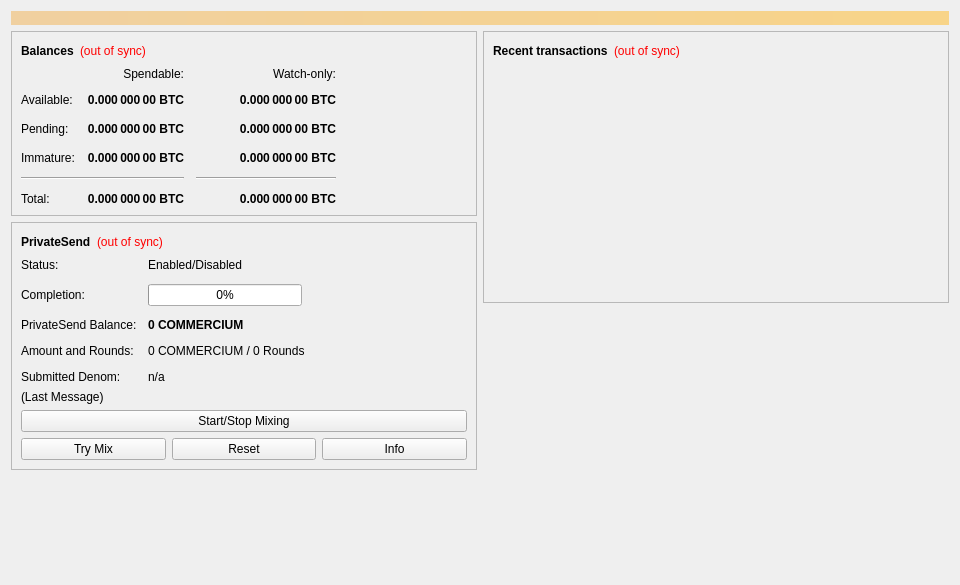
<?xml version="1.0" encoding="UTF-8"?>
<ui version="4.0">
 <class>OverviewPage</class>
 <widget class="QWidget" name="OverviewPage">
  <property name="geometry">
   <rect>
    <x>0</x>
    <y>0</y>
    <width>960</width>
    <height>585</height>
   </rect>
  </property>
  <property name="minimumSize">
   <size>
    <width>960</width>
    <height>0</height>
   </size>
  </property>
  <property name="windowTitle">
   <string>Form</string>
  </property>
  <layout class="QVBoxLayout" name="topLayout">
   <item>
    <widget class="QLabel" name="labelAlerts">
     <property name="visible">
      <bool>false</bool>
     </property>
     <property name="styleSheet">
      <string notr="true">QLabel { background-color: qlineargradient(x1: 0, y1: 0, x2: 1, y2: 0, stop:0 #F0D0A0, stop:1 #F8D488); color:#000000; }</string>
     </property>
     <property name="wordWrap">
      <bool>true</bool>
     </property>
     <property name="margin">
      <number>3</number>
     </property>
     <property name="textInteractionFlags">
      <set>Qt::TextSelectableByMouse</set>
     </property>
    </widget>
   </item>
   <item>
    <layout class="QHBoxLayout" name="horizontalLayout" stretch="1,1">
     <item>
      <layout class="QVBoxLayout" name="verticalLayout_2">
       <item>
        <widget class="QFrame" name="frame">
         <property name="frameShape">
          <enum>QFrame::StyledPanel</enum>
         </property>
         <property name="frameShadow">
          <enum>QFrame::Raised</enum>
         </property>
         <layout class="QVBoxLayout" name="verticalLayout_4">
          <item>
           <layout class="QHBoxLayout" name="horizontalLayout_4">
            <item>
             <widget class="QLabel" name="label_5">
              <property name="font">
               <font>
                <weight>75</weight>
                <bold>true</bold>
               </font>
              </property>
              <property name="text">
               <string>Balances</string>
              </property>
             </widget>
            </item>
            <item>
             <widget class="QLabel" name="labelWalletStatus">
              <property name="toolTip">
               <string>The displayed information may be out of date. Your wallet automatically synchronizes with the Commercium network after a connection is established, but this process has not completed yet.</string>
              </property>
              <property name="styleSheet">
               <string notr="true">QLabel { color: red; }</string>
              </property>
              <property name="text">
               <string notr="true">(out of sync)</string>
              </property>
              <property name="alignment">
               <set>Qt::AlignLeading|Qt::AlignLeft|Qt::AlignVCenter</set>
              </property>
             </widget>
            </item>
            <item>
             <spacer name="horizontalSpacer_3">
              <property name="orientation">
               <enum>Qt::Horizontal</enum>
              </property>
              <property name="sizeHint" stdset="0">
               <size>
                <width>40</width>
                <height>20</height>
               </size>
              </property>
             </spacer>
            </item>
           </layout>
          </item>
          <item>
           <layout class="QGridLayout" name="gridLayout">
            <property name="spacing">
             <number>12</number>
            </property>
            <item row="2" column="2">
             <widget class="QLabel" name="labelWatchPending">
              <property name="font">
               <font>
                <weight>75</weight>
                <bold>true</bold>
               </font>
              </property>
              <property name="cursor">
               <cursorShape>IBeamCursor</cursorShape>
              </property>
              <property name="toolTip">
               <string>Unconfirmed transactions to watch-only addresses</string>
              </property>
              <property name="text">
               <string notr="true">0.000 000 00 BTC</string>
              </property>
              <property name="alignment">
               <set>Qt::AlignRight|Qt::AlignTrailing|Qt::AlignVCenter</set>
              </property>
              <property name="textInteractionFlags">
               <set>Qt::LinksAccessibleByMouse|Qt::TextSelectableByKeyboard|Qt::TextSelectableByMouse</set>
              </property>
             </widget>
            </item>
            <item row="2" column="1">
             <widget class="QLabel" name="labelUnconfirmed">
              <property name="font">
               <font>
                <weight>75</weight>
                <bold>true</bold>
               </font>
              </property>
              <property name="cursor">
               <cursorShape>IBeamCursor</cursorShape>
              </property>
              <property name="toolTip">
               <string>Total of transactions that have yet to be confirmed, and do not yet count toward the spendable balance</string>
              </property>
              <property name="text">
               <string notr="true">0.000 000 00 BTC</string>
              </property>
              <property name="alignment">
               <set>Qt::AlignRight|Qt::AlignTrailing|Qt::AlignVCenter</set>
              </property>
              <property name="textInteractionFlags">
               <set>Qt::LinksAccessibleByMouse|Qt::TextSelectableByKeyboard|Qt::TextSelectableByMouse</set>
              </property>
             </widget>
            </item>
            <item row="3" column="2">
             <widget class="QLabel" name="labelWatchImmature">
              <property name="font">
               <font>
                <weight>75</weight>
                <bold>true</bold>
               </font>
              </property>
              <property name="cursor">
               <cursorShape>IBeamCursor</cursorShape>
              </property>
              <property name="toolTip">
               <string>Mined balance in watch-only addresses that has not yet matured</string>
              </property>
              <property name="text">
               <string notr="true">0.000 000 00 BTC</string>
              </property>
              <property name="alignment">
               <set>Qt::AlignRight|Qt::AlignTrailing|Qt::AlignVCenter</set>
              </property>
              <property name="textInteractionFlags">
               <set>Qt::LinksAccessibleByMouse|Qt::TextSelectableByKeyboard|Qt::TextSelectableByMouse</set>
              </property>
             </widget>
            </item>
            <item row="4" column="0" colspan="2">
             <widget class="Line" name="lineSpendableBalance">
              <property name="orientation">
               <enum>Qt::Horizontal</enum>
              </property>
             </widget>
            </item>
            <item row="4" column="2">
             <widget class="Line" name="lineWatchBalance">
              <property name="sizePolicy">
               <sizepolicy hsizetype="Preferred" vsizetype="Fixed">
                <horstretch>0</horstretch>
                <verstretch>0</verstretch>
               </sizepolicy>
              </property>
              <property name="minimumSize">
               <size>
                <width>140</width>
                <height>0</height>
               </size>
              </property>
              <property name="orientation">
               <enum>Qt::Horizontal</enum>
              </property>
             </widget>
            </item>
            <item row="5" column="0">
             <widget class="QLabel" name="labelTotalText">
              <property name="text">
               <string>Total:</string>
              </property>
             </widget>
            </item>
            <item row="3" column="1">
             <widget class="QLabel" name="labelImmature">
              <property name="font">
               <font>
                <weight>75</weight>
                <bold>true</bold>
               </font>
              </property>
              <property name="cursor">
               <cursorShape>IBeamCursor</cursorShape>
              </property>
              <property name="toolTip">
               <string>Mined balance that has not yet matured</string>
              </property>
              <property name="text">
               <string notr="true">0.000 000 00 BTC</string>
              </property>
              <property name="alignment">
               <set>Qt::AlignRight|Qt::AlignTrailing|Qt::AlignVCenter</set>
              </property>
              <property name="textInteractionFlags">
               <set>Qt::LinksAccessibleByMouse|Qt::TextSelectableByKeyboard|Qt::TextSelectableByMouse</set>
              </property>
             </widget>
            </item>
            <item row="2" column="3">
             <spacer name="horizontalSpacer_2">
              <property name="orientation">
               <enum>Qt::Horizontal</enum>
              </property>
              <property name="sizeHint" stdset="0">
               <size>
                <width>40</width>
                <height>20</height>
               </size>
              </property>
             </spacer>
            </item>
            <item row="3" column="0">
             <widget class="QLabel" name="labelImmatureText">
              <property name="text">
               <string>Immature:</string>
              </property>
             </widget>
            </item>
            <item row="5" column="1">
             <widget class="QLabel" name="labelTotal">
              <property name="font">
               <font>
                <weight>75</weight>
                <bold>true</bold>
               </font>
              </property>
              <property name="cursor">
               <cursorShape>IBeamCursor</cursorShape>
              </property>
              <property name="toolTip">
               <string>Your current total balance</string>
              </property>
              <property name="text">
               <string notr="true">0.000 000 00 BTC</string>
              </property>
              <property name="alignment">
               <set>Qt::AlignRight|Qt::AlignTrailing|Qt::AlignVCenter</set>
              </property>
              <property name="textInteractionFlags">
               <set>Qt::LinksAccessibleByMouse|Qt::TextSelectableByKeyboard|Qt::TextSelectableByMouse</set>
              </property>
             </widget>
            </item>
            <item row="5" column="2">
             <widget class="QLabel" name="labelWatchTotal">
              <property name="font">
               <font>
                <weight>75</weight>
                <bold>true</bold>
               </font>
              </property>
              <property name="cursor">
               <cursorShape>IBeamCursor</cursorShape>
              </property>
              <property name="toolTip">
               <string>Current total balance in watch-only addresses</string>
              </property>
              <property name="text">
               <string notr="true">0.000 000 00 BTC</string>
              </property>
              <property name="alignment">
               <set>Qt::AlignRight|Qt::AlignTrailing|Qt::AlignVCenter</set>
              </property>
              <property name="textInteractionFlags">
               <set>Qt::LinksAccessibleByMouse|Qt::TextSelectableByKeyboard|Qt::TextSelectableByMouse</set>
              </property>
             </widget>
            </item>
            <item row="0" column="2">
             <widget class="QLabel" name="labelWatchonly">
              <property name="text">
               <string>Watch-only:</string>
              </property>
              <property name="alignment">
               <set>Qt::AlignRight|Qt::AlignTrailing|Qt::AlignVCenter</set>
              </property>
             </widget>
            </item>
            <item row="1" column="0">
             <widget class="QLabel" name="labelBalanceText">
              <property name="text">
               <string>Available:</string>
              </property>
             </widget>
            </item>
            <item row="1" column="1">
             <widget class="QLabel" name="labelBalance">
              <property name="font">
               <font>
                <weight>75</weight>
                <bold>true</bold>
               </font>
              </property>
              <property name="cursor">
               <cursorShape>IBeamCursor</cursorShape>
              </property>
              <property name="toolTip">
               <string>Your current spendable balance</string>
              </property>
              <property name="text">
               <string notr="true">0.000 000 00 BTC</string>
              </property>
              <property name="alignment">
               <set>Qt::AlignRight|Qt::AlignTrailing|Qt::AlignVCenter</set>
              </property>
              <property name="textInteractionFlags">
               <set>Qt::LinksAccessibleByMouse|Qt::TextSelectableByKeyboard|Qt::TextSelectableByMouse</set>
              </property>
             </widget>
            </item>
            <item row="1" column="2">
             <widget class="QLabel" name="labelWatchAvailable">
              <property name="font">
               <font>
                <weight>75</weight>
                <bold>true</bold>
               </font>
              </property>
              <property name="cursor">
               <cursorShape>IBeamCursor</cursorShape>
              </property>
              <property name="toolTip">
               <string>Your current balance in watch-only addresses</string>
              </property>
              <property name="text">
               <string notr="true">0.000 000 00 BTC</string>
              </property>
              <property name="alignment">
               <set>Qt::AlignRight|Qt::AlignTrailing|Qt::AlignVCenter</set>
              </property>
              <property name="textInteractionFlags">
               <set>Qt::LinksAccessibleByMouse|Qt::TextSelectableByKeyboard|Qt::TextSelectableByMouse</set>
              </property>
             </widget>
            </item>
            <item row="2" column="0">
             <widget class="QLabel" name="labelPendingText">
              <property name="text">
               <string>Pending:</string>
              </property>
             </widget>
            </item>
            <item row="0" column="1">
             <widget class="QLabel" name="labelSpendable">
              <property name="text">
               <string>Spendable:</string>
              </property>
              <property name="alignment">
               <set>Qt::AlignRight|Qt::AlignTrailing|Qt::AlignVCenter</set>
              </property>
             </widget>
            </item>
           </layout>
          </item>
         </layout>
        </widget>
       </item>
       <item>
        <widget class="QFrame" name="framePrivateSend">
         <property name="layoutDirection">
          <enum>Qt::LeftToRight</enum>
         </property>
         <property name="frameShape">
          <enum>QFrame::StyledPanel</enum>
         </property>
         <property name="frameShadow">
          <enum>QFrame::Raised</enum>
         </property>
         <layout class="QVBoxLayout" name="VerticalLayout_PS1">
          <item>
           <layout class="QHBoxLayout" name="horizontalLayout_5">
            <item>
             <widget class="QLabel" name="labelPrivateSendHeader">
              <property name="font">
               <font>
                <weight>75</weight>
                <bold>true</bold>
               </font>
              </property>
              <property name="text">
               <string>PrivateSend</string>
              </property>
             </widget>
            </item>
            <item>
             <widget class="QLabel" name="labelPrivateSendSyncStatus">
              <property name="toolTip">
               <string>The displayed information may be out of date. Your wallet automatically synchronizes with the Commercium network after a connection is established, but this process has not completed yet.</string>
              </property>
              <property name="styleSheet">
               <string notr="true">QLabel { color: red; }</string>
              </property>
              <property name="text">
               <string notr="true">(out of sync)</string>
              </property>
              <property name="alignment">
               <set>Qt::AlignLeading|Qt::AlignLeft|Qt::AlignVCenter</set>
              </property>
             </widget>
            </item>
            <item>
             <spacer name="horizontalSpacer_4">
              <property name="orientation">
               <enum>Qt::Horizontal</enum>
              </property>
              <property name="sizeHint" stdset="0">
               <size>
                <width>40</width>
                <height>20</height>
               </size>
              </property>
             </spacer>
            </item>
           </layout>
          </item>
          <item>
           <layout class="QFormLayout" name="privateSendFormLayout">
            <property name="fieldGrowthPolicy">
             <enum>QFormLayout::AllNonFixedFieldsGrow</enum>
            </property>
            <property name="horizontalSpacing">
             <number>11</number>
            </property>
            <property name="verticalSpacing">
             <number>12</number>
            </property>
            <item row="0" column="0">
             <widget class="QLabel" name="labelPrivateSendEnabledText">
              <property name="text">
               <string>Status:</string>
              </property>
             </widget>
            </item>
            <item row="0" column="1">
             <widget class="QLabel" name="labelPrivateSendEnabled">
              <property name="text">
               <string>Enabled/Disabled</string>
              </property>
             </widget>
            </item>
            <item row="1" column="0">
             <widget class="QLabel" name="labelCompletitionText">
              <property name="text">
               <string>Completion:</string>
              </property>
             </widget>
            </item>
            <item row="1" column="1">
             <widget class="QProgressBar" name="privateSendProgress">
              <property name="maximumSize">
               <size>
                <width>154</width>
                <height>16777215</height>
               </size>
              </property>
              <property name="value">
               <number>0</number>
              </property>
             </widget>
            </item>
            <item row="2" column="0">
             <widget class="QLabel" name="labelAnonymizedText">
              <property name="text">
               <string>PrivateSend Balance:</string>
              </property>
             </widget>
            </item>
            <item row="2" column="1">
             <widget class="QLabel" name="labelAnonymized">
              <property name="font">
               <font>
                <weight>75</weight>
                <bold>true</bold>
               </font>
              </property>
              <property name="text">
               <string notr="true">0 COMMERCIUM</string>
              </property>
             </widget>
            </item>
            <item row="3" column="0">
             <widget class="QLabel" name="labelAmountAndRoundsText">
              <property name="text">
               <string>Amount and Rounds:</string>
              </property>
             </widget>
            </item>
            <item row="3" column="1">
             <widget class="QLabel" name="labelAmountRounds">
              <property name="text">
               <string>0 COMMERCIUM / 0 Rounds</string>
              </property>
             </widget>
            </item>
            <item row="4" column="0">
             <widget class="QLabel" name="labelSubmittedDenomText">
              <property name="text">
               <string>Submitted Denom:</string>
              </property>
             </widget>
            </item>
            <item row="4" column="1">
             <widget class="QLabel" name="labelSubmittedDenom">
              <property name="toolTip">
               <string>The denominations you submitted to the Masternode.&lt;br&gt;To mix, other users must submit the exact same denominations.</string>
              </property>
              <property name="text">
               <string>n/a</string>
              </property>
             </widget>
            </item>
           </layout>
          </item>
          <item>
           <layout class="QVBoxLayout" name="VerticalLayout_PS">
            <item>
             <widget class="QLabel" name="labelPrivateSendLastMessage">
              <property name="text">
               <string>(Last Message)</string>
              </property>
              <property name="alignment">
               <set>Qt::AlignLeading|Qt::AlignLeft|Qt::AlignTop</set>
              </property>
              <property name="wordWrap">
               <bool>true</bool>
              </property>
             </widget>
            </item>
            <item>
             <widget class="QPushButton" name="togglePrivateSend">
              <property name="sizePolicy">
               <sizepolicy hsizetype="MinimumExpanding" vsizetype="Fixed">
                <horstretch>0</horstretch>
                <verstretch>0</verstretch>
               </sizepolicy>
              </property>
              <property name="text">
               <string>Start/Stop Mixing</string>
              </property>
             </widget>
            </item>
            <item>
             <layout class="QHBoxLayout" name="horizontalLayout_debugbuttons">
              <item>
               <widget class="QPushButton" name="privateSendAuto">
                <property name="sizePolicy">
                 <sizepolicy hsizetype="MinimumExpanding" vsizetype="Fixed">
                  <horstretch>0</horstretch>
                  <verstretch>0</verstretch>
                 </sizepolicy>
                </property>
                <property name="toolTip">
                 <string>Try to manually submit a PrivateSend request.</string>
                </property>
                <property name="text">
                 <string>Try Mix</string>
                </property>
               </widget>
              </item>
              <item>
               <widget class="QPushButton" name="privateSendReset">
                <property name="sizePolicy">
                 <sizepolicy hsizetype="MinimumExpanding" vsizetype="Fixed">
                  <horstretch>0</horstretch>
                  <verstretch>0</verstretch>
                 </sizepolicy>
                </property>
                <property name="toolTip">
                 <string>Reset the current status of PrivateSend (can interrupt PrivateSend if it's in the process of Mixing, which can cost you money!)</string>
                </property>
                <property name="autoFillBackground">
                 <bool>false</bool>
                </property>
                <property name="text">
                 <string>Reset</string>
                </property>
               </widget>
              </item>
              <item>
               <widget class="QPushButton" name="privateSendInfo">
                <property name="sizePolicy">
                 <sizepolicy hsizetype="MinimumExpanding" vsizetype="Fixed">
                  <horstretch>0</horstretch>
                  <verstretch>0</verstretch>
                 </sizepolicy>
                </property>
                <property name="toolTip">
                 <string>Information about PrivateSend and Mixing</string>
                </property>
                <property name="text">
                 <string>Info</string>
                </property>
               </widget>
              </item>
             </layout>
            </item>
           </layout>
          </item>
         </layout>
        </widget>
       </item>
       <item>
        <spacer name="verticalSpacer">
         <property name="orientation">
          <enum>Qt::Vertical</enum>
         </property>
         <property name="sizeHint" stdset="0">
          <size>
           <width>20</width>
           <height>40</height>
          </size>
         </property>
        </spacer>
       </item>
      </layout>
     </item>
     <item>
      <layout class="QVBoxLayout" name="verticalLayout_3">
       <item>
        <widget class="QFrame" name="frame_2">
         <property name="frameShape">
          <enum>QFrame::StyledPanel</enum>
         </property>
         <property name="frameShadow">
          <enum>QFrame::Raised</enum>
         </property>
         <layout class="QVBoxLayout" name="verticalLayout">
          <item>
           <layout class="QHBoxLayout" name="horizontalLayout_2">
            <item>
             <widget class="QLabel" name="label_4">
              <property name="font">
               <font>
                <weight>75</weight>
                <bold>true</bold>
               </font>
              </property>
              <property name="text">
               <string>Recent transactions</string>
              </property>
             </widget>
            </item>
            <item>
             <widget class="QLabel" name="labelTransactionsStatus">
              <property name="toolTip">
               <string>The displayed information may be out of date. Your wallet automatically synchronizes with the Commercium network after a connection is established, but this process has not completed yet.</string>
              </property>
              <property name="styleSheet">
               <string notr="true">QLabel { color: red; }</string>
              </property>
              <property name="text">
               <string notr="true">(out of sync)</string>
              </property>
              <property name="alignment">
               <set>Qt::AlignLeading|Qt::AlignLeft|Qt::AlignVCenter</set>
              </property>
             </widget>
            </item>
            <item>
             <spacer name="horizontalSpacer">
              <property name="orientation">
               <enum>Qt::Horizontal</enum>
              </property>
              <property name="sizeHint" stdset="0">
               <size>
                <width>40</width>
                <height>20</height>
               </size>
              </property>
             </spacer>
            </item>
           </layout>
          </item>
          <item>
           <widget class="QListView" name="listTransactions">
            <property name="styleSheet">
             <string notr="true">QListView { background: transparent; }</string>
            </property>
            <property name="frameShape">
             <enum>QFrame::NoFrame</enum>
            </property>
            <property name="verticalScrollBarPolicy">
             <enum>Qt::ScrollBarAlwaysOff</enum>
            </property>
            <property name="horizontalScrollBarPolicy">
             <enum>Qt::ScrollBarAlwaysOff</enum>
            </property>
            <property name="selectionMode">
             <enum>QAbstractItemView::NoSelection</enum>
            </property>
           </widget>
          </item>
         </layout>
        </widget>
       </item>
       <item>
        <spacer name="verticalSpacer_2">
         <property name="orientation">
          <enum>Qt::Vertical</enum>
         </property>
         <property name="sizeHint" stdset="0">
          <size>
           <width>20</width>
           <height>40</height>
          </size>
         </property>
        </spacer>
       </item>
      </layout>
     </item>
    </layout>
   </item>
  </layout>
 </widget>
 <resources/>
 <connections/>
</ui>
